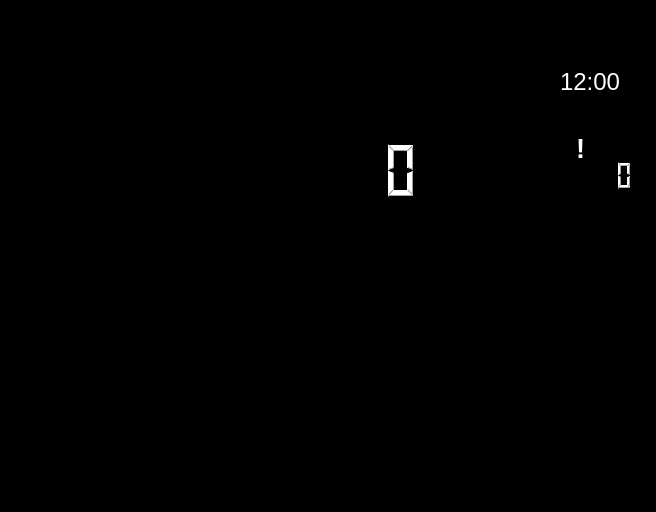
<?xml version="1.0" encoding="UTF-8"?>
<ui version="4.0">
 <class>StageSpeed</class>
 <widget class="QWidget" name="StageSpeed">
  <property name="geometry">
   <rect>
    <x>0</x>
    <y>0</y>
    <width>656</width>
    <height>512</height>
   </rect>
  </property>
  <property name="windowTitle">
   <string>Form</string>
  </property>
  <layout class="QGridLayout" name="gridLayout">
   <property name="leftMargin">
    <number>0</number>
   </property>
   <property name="topMargin">
    <number>0</number>
   </property>
   <property name="rightMargin">
    <number>0</number>
   </property>
   <property name="bottomMargin">
    <number>0</number>
   </property>
   <property name="spacing">
    <number>0</number>
   </property>
   <item row="0" column="0">
    <widget class="QWidget" name="wBk" native="true">
     <property name="styleSheet">
      <string notr="true">QWidget#wBk{background-color: rgb(0, 0, 0);}</string>
     </property>
     <layout class="QGridLayout" name="gridLayout_2">
      <property name="leftMargin">
       <number>0</number>
      </property>
      <property name="topMargin">
       <number>0</number>
      </property>
      <property name="rightMargin">
       <number>0</number>
      </property>
      <property name="bottomMargin">
       <number>0</number>
      </property>
      <property name="spacing">
       <number>0</number>
      </property>
      <item row="0" column="0">
       <widget class="QWidget" name="wBg" native="true">
        <property name="styleSheet">
         <string notr="true">QWidget#wBg
{border-image: url(:/demoV3_0.png);}</string>
        </property>
        <widget class="QLabel" name="lbTime">
         <property name="geometry">
          <rect>
           <x>560</x>
           <y>66</y>
           <width>61</width>
           <height>31</height>
          </rect>
         </property>
         <property name="font">
          <font>
           <pointsize>18</pointsize>
          </font>
         </property>
         <property name="styleSheet">
          <string notr="true">background-color: rgb(0, 0, 0);
color: rgb(255, 255, 255);</string>
         </property>
         <property name="text">
          <string>12:00</string>
         </property>
         <property name="alignment">
          <set>Qt::AlignLeading|Qt::AlignLeft|Qt::AlignVCenter</set>
         </property>
        </widget>
        <widget class="QLCDNumber" name="lcd">
         <property name="geometry">
          <rect>
           <x>300</x>
           <y>140</y>
           <width>141</width>
           <height>61</height>
          </rect>
         </property>
         <property name="styleSheet">
          <string notr="true">color: rgb(255, 255, 255);</string>
         </property>
         <property name="frameShape">
          <enum>QFrame::NoFrame</enum>
         </property>
         <property name="digitCount">
          <number>3</number>
         </property>
         <property name="intValue" stdset="0">
          <number>0</number>
         </property>
        </widget>
        <widget class="QLCDNumber" name="lcd_2">
         <property name="geometry">
          <rect>
           <x>580</x>
           <y>160</y>
           <width>61</width>
           <height>31</height>
          </rect>
         </property>
         <property name="styleSheet">
          <string notr="true">color: rgb(255, 255, 255);
background-color: rgb(0, 0, 0);</string>
         </property>
         <property name="frameShape">
          <enum>QFrame::NoFrame</enum>
         </property>
         <property name="digitCount">
          <number>3</number>
         </property>
         <property name="intValue" stdset="0">
          <number>0</number>
         </property>
        </widget>
        <widget class="QLabel" name="lbWarning">
         <property name="geometry">
          <rect>
           <x>570</x>
           <y>138</y>
           <width>21</width>
           <height>21</height>
          </rect>
         </property>
         <property name="font">
          <font>
           <pointsize>20</pointsize>
           <weight>75</weight>
           <bold>true</bold>
          </font>
         </property>
         <property name="styleSheet">
          <string notr="true">color: rgb(255, 255, 255);</string>
         </property>
         <property name="text">
          <string>!</string>
         </property>
         <property name="alignment">
          <set>Qt::AlignCenter</set>
         </property>
        </widget>
        <widget class="QStackedWidget" name="stackedWidget">
         <property name="geometry">
          <rect>
           <x>600</x>
           <y>239</y>
           <width>21</width>
           <height>32</height>
          </rect>
         </property>
         <property name="currentIndex">
          <number>0</number>
         </property>
         <widget class="QWidget" name="page">
          <property name="styleSheet">
           <string notr="true">border-image: url(:/c0.png);</string>
          </property>
         </widget>
         <widget class="QWidget" name="page_2">
          <property name="styleSheet">
           <string notr="true">border-image: url(:/c1.png);</string>
          </property>
         </widget>
         <widget class="QWidget" name="page_3">
          <property name="styleSheet">
           <string notr="true">border-image: url(:/c2.png);</string>
          </property>
         </widget>
        </widget>
        <widget class="QStackedWidget" name="stackedWidgetLeft">
         <property name="geometry">
          <rect>
           <x>0</x>
           <y>-20</y>
           <width>211</width>
           <height>521</height>
          </rect>
         </property>
         <widget class="QWidget" name="page_4">
          <property name="styleSheet">
           <string notr="true">QWidget#page_4{border-image: url(:/bgL_0.png);}</string>
          </property>
         </widget>
         <widget class="QWidget" name="page_5">
          <property name="styleSheet">
           <string notr="true">QWidget#page_5{border-image: url(:/bgL_1.png);}</string>
          </property>
         </widget>
         <widget class="QWidget" name="page_6">
          <property name="styleSheet">
           <string notr="true">QWidget#page_6{border-image: url(:/bgL_2.png);}</string>
          </property>
         </widget>
        </widget>
        <widget class="QWidget" name="widget" native="true">
         <property name="geometry">
          <rect>
           <x>300</x>
           <y>387</y>
           <width>64</width>
           <height>28</height>
          </rect>
         </property>
         <property name="styleSheet">
          <string notr="true">QWidget#widget{background-color: rgb(0,0, 0);}</string>
         </property>
         <layout class="QHBoxLayout" name="horizontalLayout">
          <property name="spacing">
           <number>0</number>
          </property>
          <property name="leftMargin">
           <number>0</number>
          </property>
          <property name="topMargin">
           <number>0</number>
          </property>
          <property name="rightMargin">
           <number>0</number>
          </property>
          <property name="bottomMargin">
           <number>0</number>
          </property>
          <item>
           <widget class="ItemNum" name="n0" native="true">
            <property name="styleSheet">
             <string notr="true">background-color: rgba(0, 0, 0, 0);</string>
            </property>
           </widget>
          </item>
          <item>
           <widget class="ItemNum" name="n1" native="true"/>
          </item>
          <item>
           <widget class="ItemNum" name="n2" native="true"/>
          </item>
          <item>
           <widget class="ItemNum" name="n3" native="true"/>
          </item>
          <item>
           <widget class="ItemNum" name="n4" native="true"/>
          </item>
         </layout>
        </widget>
       </widget>
      </item>
     </layout>
    </widget>
   </item>
  </layout>
 </widget>
 <customwidgets>
  <customwidget>
   <class>ItemNum</class>
   <extends>QWidget</extends>
   <header>ItemNum.h</header>
   <container>1</container>
  </customwidget>
 </customwidgets>
 <resources/>
 <connections/>
</ui>
